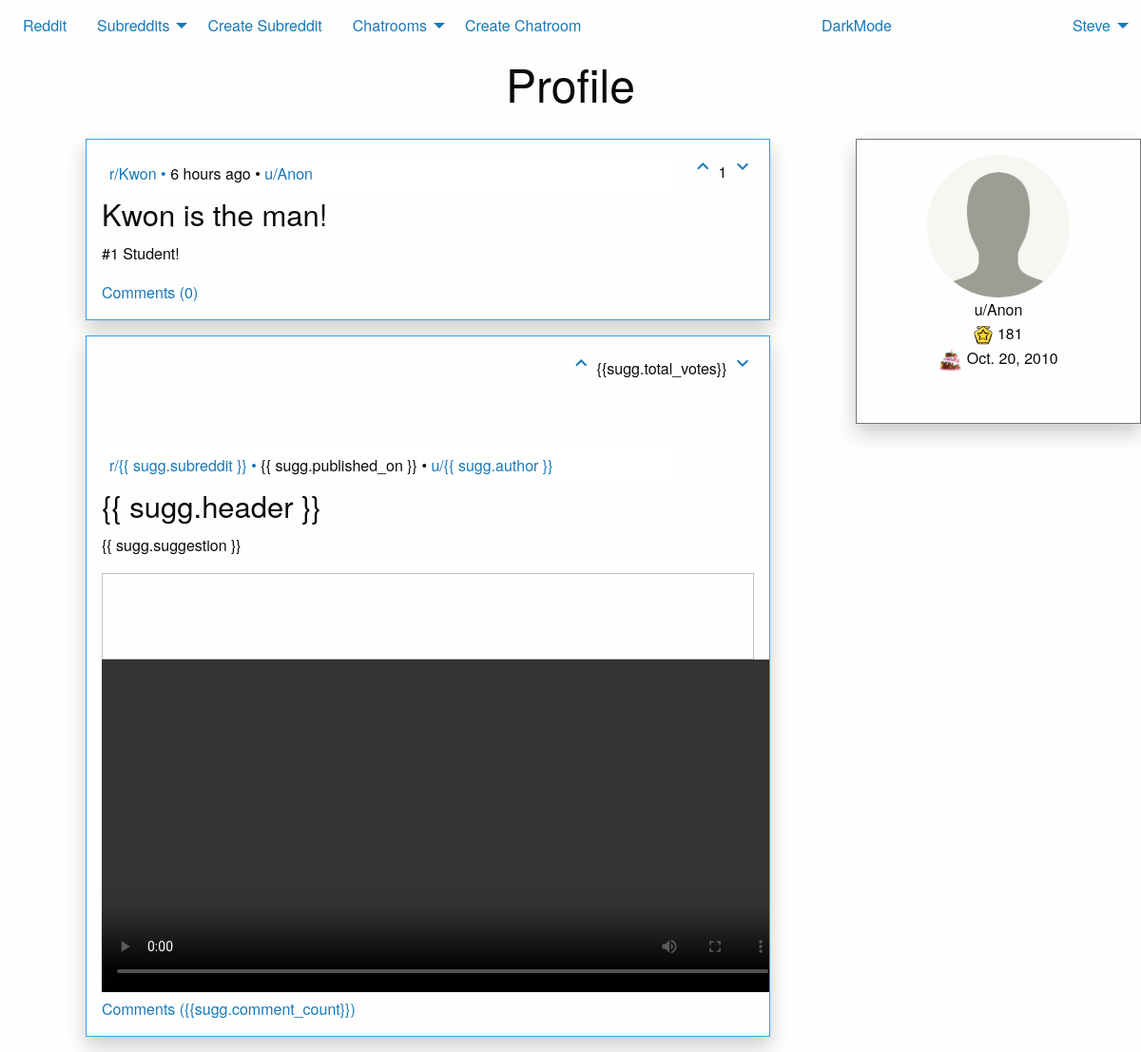
/profiles/Anon/ (signed in), run on the app's committed database.
### helloWorldApp/models.py (models this page shows, shortened)
class Profile(models.Model):
    user = models.OneToOneField(User, on_delete=models.CASCADE)
    bio = models.TextField(max_length=500, blank=True)
    birth_date = models.DateField(null=True, blank=True)
    karma = models.IntegerField(default=1000)
    avatar = models.ImageField(max_length=144, upload_to='uploads/%Y/%m/%d/', blank=True, null=True)

class Suggestion(models.Model):
    header = models.CharField(max_length=240)
    suggestion = models.CharField(max_length=10000)
    author = models.ForeignKey(User, on_delete=models.CASCADE)
    created_on = models.DateTimeField(auto_now_add=True)
    pub_date = models.DateTimeField(auto_now_add=True)
    upvote = models.IntegerField(default = 0)
    downvote = models.IntegerField(default = 0)
    comment_count = models.IntegerField(default = 0)
    image = models.ImageField(max_length=144, upload_to='uploads/%Y/%m/%d/', blank=True, null=True)
    image_description = models.CharField(max_length=240, blank=True)
    title = models.CharField(max_length=240, blank=True)
    video = models.FileField(upload_to='uploads/%Y/%m/%d/', blank=True, null=True)
    video_description = models.CharField(max_length=240, blank=True)
    def upvoteCount(self):
        return self.upvote
    def downvoteCount(self):
        return self.downvote
    def totalVotes(self):
        return (self.upvote + self.downvote)
    def whenpublished(self):
        now = timezone.now()
        diff = now - self.pub_date
        if diff.days == 0 and diff.seconds >= 0 and diff.seconds < 60:
            seconds = diff.seconds
            if seconds == 1:
                return str(seconds) + "second ago"
            else:
                return str(seconds) + " seconds ago"
        if diff.days == 0 and diff.seconds >= 60 and diff.seconds < 3600:
            minutes = math.floor(diff.seconds / 60)
            if minutes == 1:
                return str(minutes) + " minute ago"
            else:
                return str(minutes) + " minutes ago"
        if diff.days == 0 and diff.seconds >= 3600 and diff.seconds < 86400:
            hours = math.floor(diff.seconds / 3600)
            if hours == 1:
                return str(hours) + " hour ago"
            else:
                return str(hours) + " hours ago"

### helloWorldApp/views.py (the view)
# urls.py: path('profiles/<str:user_name>/', views.profiles, name='user_name'),
def profiles(request, user_name):
    name = ""
    date = request.user.date_joined
    user_post_query = models.Suggestion.objects.all().order_by('-created_on')
    post_list = {"posts":[]}
    for p in user_post_query:
        if(str(p.author) == str(user_name)):
            url = "Error.src"
            url1 = "Error.src"
            if not str(p.image)=="":
                url=p.image.url
            if not str(p.video)=="":
                url1=p.video.url
            name = p.author
            post_list["posts"] += [{
                "id":p.id,
                "header":p.header,
                "user":p.author,
                "suggestion":p.suggestion,
                "author":p.author.username,
                "created_on":p.created_on,
                "published_on":p.whenpublished(),
                "upvote_count":p.upvoteCount(),
                "downvote_count":p.downvoteCount(),
                "total_votes":p.totalVotes(),
                "comment_count":p.comment_count,
                "subreddit":p.title,
                "image":url,
                "image_description":p.image_description, # These are what I use to call from index
                "video":url1,
                "video_description":p.video_description
                }]
    aUser = User.objects.get(username = name)
    if aUser.profile.avatar == "":
        anAvatar = '/static/images/default.png'
    else:
        anAvatar = aUser.profile.avatar
    context = {
        "name": user_name,
        "request_name": request.user.username,
        "date": date,
        "karma": aUser.profile.karma,
        "bio": aUser.profile.bio,
        "birthday": aUser.profile.birth_date,
        "avatar": anAvatar,
        "posts": post_list["posts"]
    }
    return render(request, "profiles.html", context=context)

### helloWorldApp/templates/profiles.html (shortened to what this page needs)
{% extends "base.html" %}
{% load static %}
{% block content %}
<div style="text-align: center;">
  <h1>Profile</h1>
</div>
<div class="outer-wrapper">
  <div style="float: right">
<div class="card-info secondary" style="width:300px; height:300px;">
  <div class="card-section">
    <div class="article-details" style="text-align: center;">
        {% if avatar != '/static/images/default.png' %}
          <img src="/media/{{avatar}}" style="width:150px; height:150px; border-radius: 50%;"></img>
        {% else %}
          <img src="{{avatar}}" style="width:150px; height:150px; border-radius: 50%;"></img>
        {% endif %}
          <p>u/{{ name }} <br />
              <img src='/static/images/gold.png' style='height:20px; width:20px;'> {{ karma }} <br />
              <img src='/static/images/birthday.png' style='height:25px; width:25px;'> {{ birthday }} <br /></p>
      </div>
    </div>
</div>
</div>
<div>
<div class="grid-x grid-margin-x">
  <div class="grid-x grid-padding-x" style="width:900px; margin: 0 auto; vertical-align: middle; float:middle; margin-right: 0px;">
    <div class="large-10 medium-10 small-12 large-offset-1 medium-offset-1 cell">
      <div id="app-9">
          <span v-if="seen">
              <div class="card-info info">
                  <div class="card-section">
                      {% for p in posts %}
                        <div style="float: right; min-height:100px">
                          <a href="/upvote/{{p.id}}/"><i class="material-icons">keyboard_arrow_up</i></a>
                                    {{p.total_votes}}
                          <a href="/downvote/{{p.id}}/"><i class="material-icons">keyboard_arrow_down</i></a>
                        </div>
                        <div class="top-bar" style="width:600px; background-color: white ">
                          <div class="article-details" style="float:left;">
                            <a href="/r/{{ p.subreddit }}/"><span class="website">r/{{ p.subreddit }}</span> &#8226;</a>
                              <span class="time">{{ p.published_on }}</span> &#8226;
                            <a href="/profiles/{{p.user}}/"><span class="author">u/{{ p.user }}</span></a>
                          </div>
                        </div>
                        <div>
                          <h3 class="article-title">{{ p.header }}</h3>
                          <p class="article-summary">{{ p.suggestion }}</p>
                        </div>
                        <a href="/post/{{p.id}}/">Comments ({{p.comment_count}})</a>
                      {% endfor %}
                 </div>
              </div>
            </span>
            <span v-if="unseen">
               <div v-for="sugg in suggestions">
                  <div class="card-info info">
                    <div class="card-section">
                        {% verbatim %}
                            <div style="float: right; min-height:100px">
                                <a v-bind:href="'/upvote/'+ sugg.id+'/'"><i class="material-icons">keyboard_arrow_up</i></a>
                                    {{sugg.total_votes}}
                                <a v-bind:href="'/downvote/'+ sugg.id+'/'"><i class="material-icons">keyboard_arrow_down</i></a>
                            </div>
                        {% endverbatim %}
                        <div class="top-bar" style="width:600px; background-color: white ">
                          <div class="article-details">
                                {% verbatim %}
                                  <a v-bind:href="'/r/'+ sugg.subreddit+'/'"><span class="website">r/{{ sugg.subreddit }}</span> &#8226;</a>
                                  <span class="time">{{ sugg.published_on }}</span> &#8226;
                                  <a v-bind:href="'/profiles/'+ sugg.author+'/'"><span class="author">u/{{ sugg.author }}</span></a>
                                {% endverbatim %}
                            </div>
                        </div>
                        <div>
                          {% verbatim %}
                              <h3 class="article-title">{{ sugg.header }}</h3>
                              <p class="article-summary">{{ sugg.suggestion }}</p>
                              <img v-bind:src="sugg.image" onerror="this.style.display='none'" width="750" height="100"></img>
                              <video width="717" height="350" controls v-bind:src="sugg.video" onerror="this.style.display='none'" type="video/mp4"></video>
                            {% endverbatim %}
                        </div>
                        {% verbatim %}
                            <a v-bind:href="'/post/'+ sugg.id+'/'">Comments ({{sugg.comment_count}})</a>
                        {% endverbatim %}
                    </div>
                </div>
              </div>
            </span>
          </div>
        </div>
    </div>
</div>
</div>
</div>
{% endblock %}

### helloWorldApp/templates/base.html (shortened to what this page needs)
{% load static %}
<!doctype html>
<html class="no-js" lang="en" dir="ltr">
  <head>
    <link rel="stylesheet" href="{% static "css/foundation.css" %}">
    <link rel="stylesheet" href="{% static "css/app.css" %}">
 </head>
    <div class="top-bar">
    <div class="top-bar-left">
        <ul class="dropdown menu" data dropdown menu>
             {% if user.is_authenticated %}
                <li> <a href='/'> Reddit</a> </li>
             {% endif %}
                <ul class="dropdown menu" data-dropdown-menu>
                    {% if user.is_authenticated %}
                        <li> <a>Subreddits</a>
                        </li>
                    </ul>
                {% endif %}
                {% if user.is_authenticated %}
                    <li> <a href="/create_subreddit/"> Create Subreddit </a></li>
                {% endif %}
                {% if user.is_authenticated %}
                    <ul class="dropdown menu" data-dropdown-menu>
                        <li> <a>Chatrooms</a>
                        </li>
                     </ul>
                {% endif %}
             {% if user.is_authenticated %}
                <li> <a href="/createChat/"> Create Chatroom </a></li>
             {% endif %}
            {% if user.is_authenticated %}
                <li style="padding-left: 20%;">
                    <a href="#" onclick="localStorage.setItem('mode', (localStorage.getItem('mode') || 'dark') === 'dark' ? 'light' : 'dark');
                    localStorage.getItem('mode') === 'dark' ? document.querySelector('body').classList.add('dark') : document.querySelector('body').classList.remove('dark')" title="Dark/light">
                    DarkMode</a>
                </li>
            {% endif %}
        </ul>
    </div>
    <div class="top-bar-right">
        <ul class="dropdown menu" data dropdown menu>
            {% if user.is_authenticated %}
         <ul class="dropdown menu" data-dropdown-menu>
            <li> <a>{{ request.user.username }}</a>
            </li>
        </ul>
            {% endif %}
        </ul>
    </div>
</div>
 	{% block content %}
 	{% endblock %}
 </html>

### helloWorldApp/static/css/app.css (style rules this page uses)
.card-info { background: #fefefe; border: 1px solid #8a8a8a; box-shadow: 0 10px 20px rgba(0, 0, 0, 0.2); margin: 1rem 0; overflow: hidden; border-radius: 0; }
.card-info.secondary { border-color: #767676; }
.card-info.info { border-color: #37a0e6; }

### data on the page
Profile: birth_date "Oct. 20, 2010"
Suggestion: subreddit "Kwon", header "Kwon is the man!", suggestion "#1 Student!"

### other printed values
{{ request.user.username }} "Steve"
{{ name }} "Anon"
{{ karma }} "181"
{{ p.total_votes }} "1"
{{ p.published_on }} "6 hours ago"
{{ p.user }} "Anon"
{{ p.comment_count }} "0"
